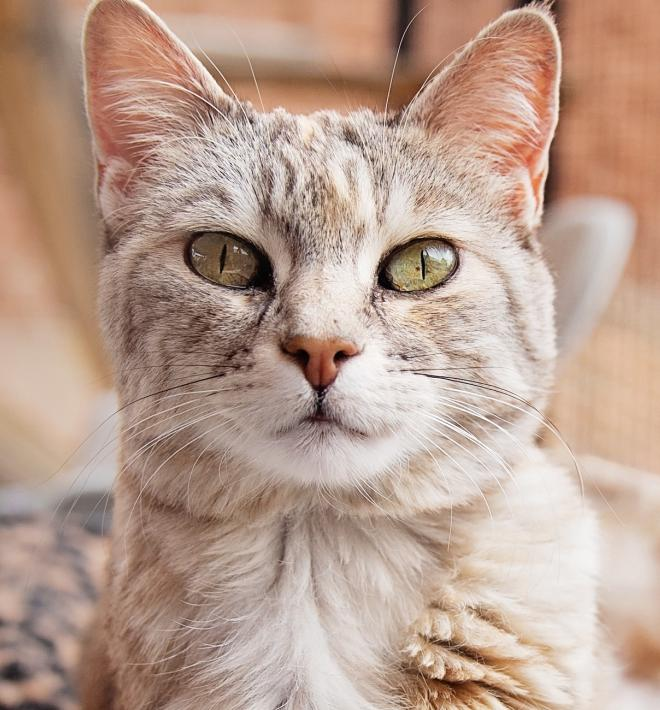
#> input picture cat.jpg, 660 x 710 px
$ jupyter execute holo_direct.ipynb
#> lines starting #> are read from the running program, lines starting #| are printed output that depends on the picture
[cell 1]
from PIL import Image
import numpy as np
import matplotlib.pyplot as plt
import ipywidgets as widgets

img = Image.open('cat.jpg').convert('L')
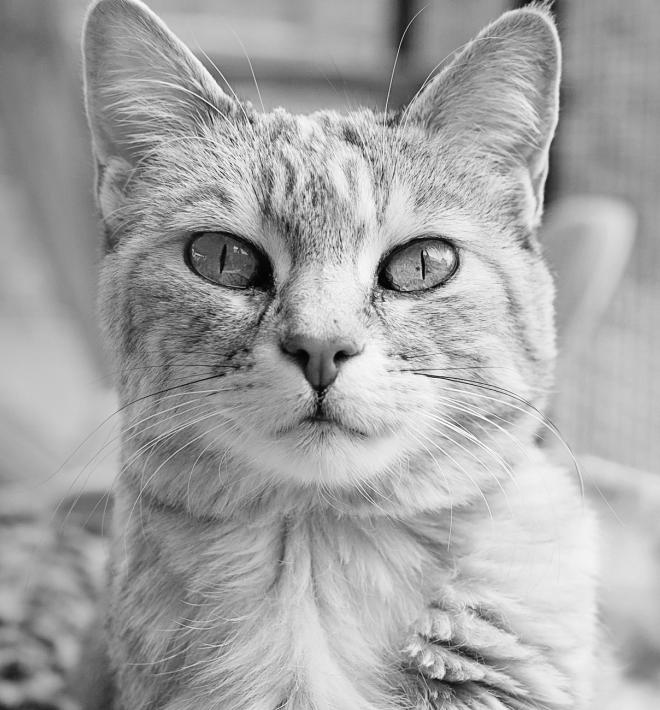
#> img: PIL image 660x710 L; min 0, max 254, mean 165
img = np.array(img)
plt.imshow(img, 'gray')

[cell 2]
input = np.zeros((1024,1024))
input[512-img.shape[0]//2 : 512+img.shape[0]//2, 512-img.shape[1]//2 : 512+img.shape[1]//2] = img
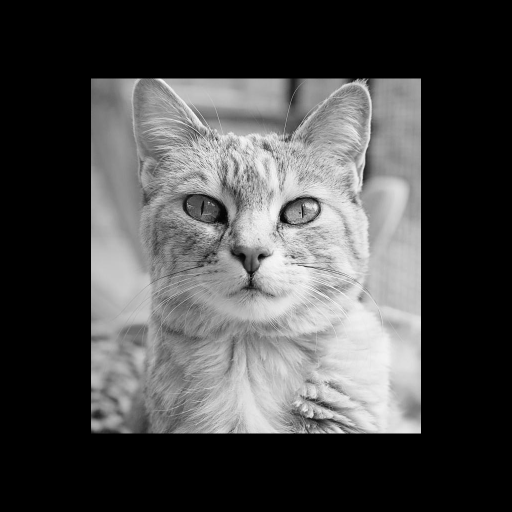
#> input: shape (1024, 1024) float64 (shown at 1/2 size); min 0, max 254, mean 73.7
plt.imshow(input)

[cell 3]
m = 1
cm = 1e-2
mm = 1e-3
um = 1e-6
nm = 1e-9

lam = 532 * nm
z = 1 * m

[cell 4]
input_fourier = np.fft.fftshift(np.fft.fft2(input))

Dx = 1*cm
Dy = 1*cm

dx = Dx/input.shape[0]
#> dx = 9.77e-06
dy = Dy/input.shape[1]
#> dy = 9.77e-06

dfx = 1/Dx
dfy = 1/Dy
# prepare frequency grid and calculate transfer function
fx = np.arange(-512, 512) * dfx
fy = np.arange(-512, 512) * dfy
FX, FY = np.meshgrid(fx, fy)
transfer = np.exp(-1j * np.pi * lam * z * (FX**2 + FY**2))

# Apply
output_fourier = input_fourier * transfer
cat_output = np.fft.ifft2(output_fourier)

# Normalization
cat_output = cat_output / np.abs(cat_output).max()
plt.imshow(np.abs(cat_output))
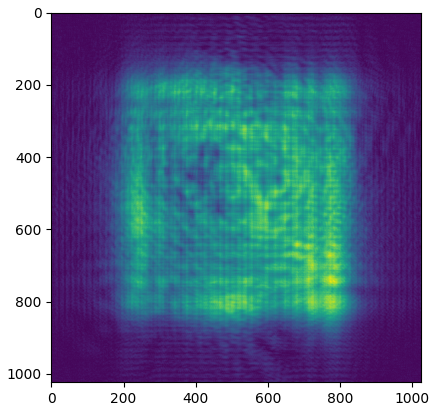
#> figure drawn by matplotlib, 1 panel

[cell 5]
# oblique plane wave
theta = np.pi/6

x = np.arange(-512, 512) * dx
#> x = 1024 values from -0.005 to 0.00499
y = np.arange(-512, 512) * dy
#> y = 1024 values from -0.005 to 0.00499
X, Y = np.meshgrid(x, y)

oblique = np.exp(1j*2*np.pi/lam * X * np.sin(theta))
plt.imshow(np.real(oblique), 'gray')
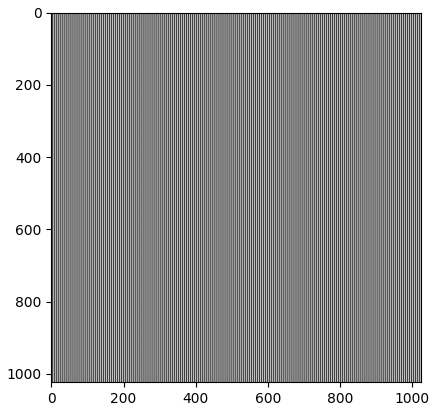
#> figure drawn by matplotlib, 1 panel

[cell 6]
intensity = np.square(np.abs(cat_output + oblique))
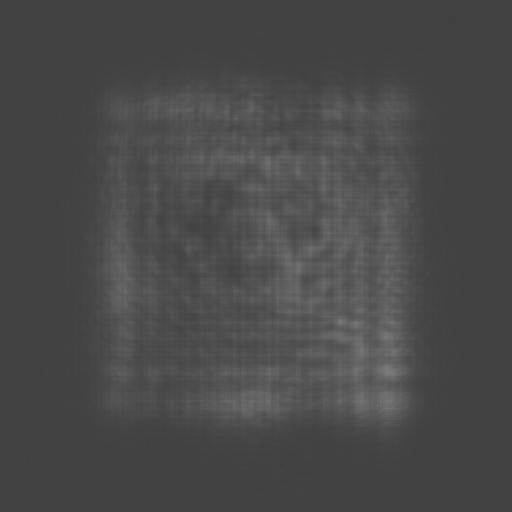
#> intensity: shape (1024, 1024) float64 (shown at 1/2 size); min 0.000558, max 3.89, mean 1.12; drawn with min black and max white

recon = oblique * intensity
recon_fourier = np.fft.fft2(recon)
recon_fourier[0:400,:]=0
recon_fourier[600:1024,:]=0

zz = widgets.FloatSlider(min=0.0,max=1,step=0.001)
def plot_recon(z):

    recon = np.exp(1j*2*np.pi/lam * z * np.cos(theta)) * oblique * intensity
    recon_fourier = np.fft.fft2(recon)
    recon_fourier[0:400,:]=0
    recon_fourier[600:1024,:]=0

    transfer = np.exp(-1j * np.pi * lam * (-z) * (FX**2 + FY**2))

    recon_output_fourier = recon_fourier * transfer
    recon_output = np.fft.ifft2(recon_output_fourier)
    plt.imshow(np.abs(recon_output), 'gray')

widgets.interact(plot_recon, z=zz)
#> the sliders are set to z = <module 'ipywidgets.FloatSlide
#> (the call stopped at in plot_recon, `recon = np.exp(1j*2*np.pi/lam * z * np.cos(theta)) * oblique * intensity`: ipywidgets is not available in this run)

$ run again, with animal.jpg copied over cat.jpg
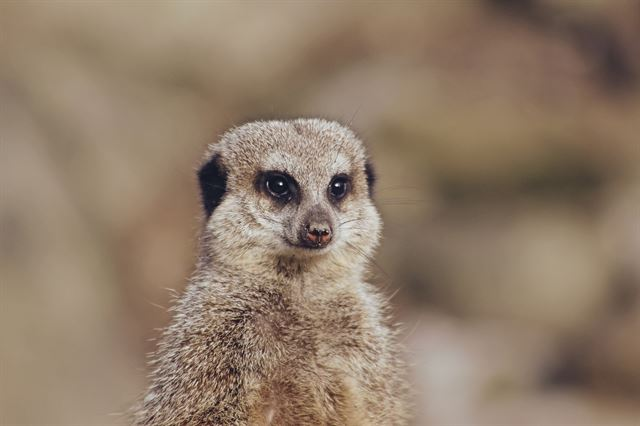
#> input picture animal.jpg, 640 x 426 px
#> `[cell 4] input_fourier = np.fft.fftshift(np.fft.fft2(input))  Dx = 1*c..`:
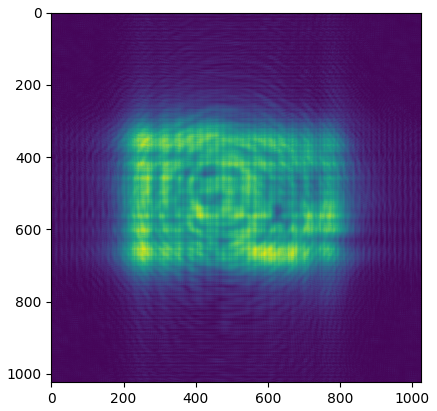
#> figure drawn by matplotlib, 1 panel
#> `intensity = np.square(np.abs(cat_output + oblique))`:
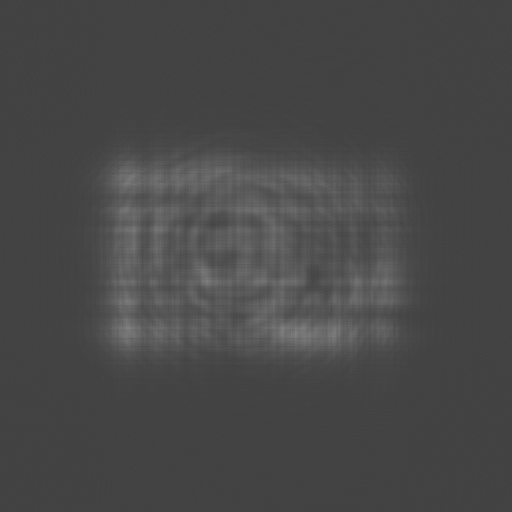
#> intensity: shape (1024, 1024) float64 (shown at 1/2 size); min 0.0035, max 3.81, mean 1.09; drawn with min black and max white
